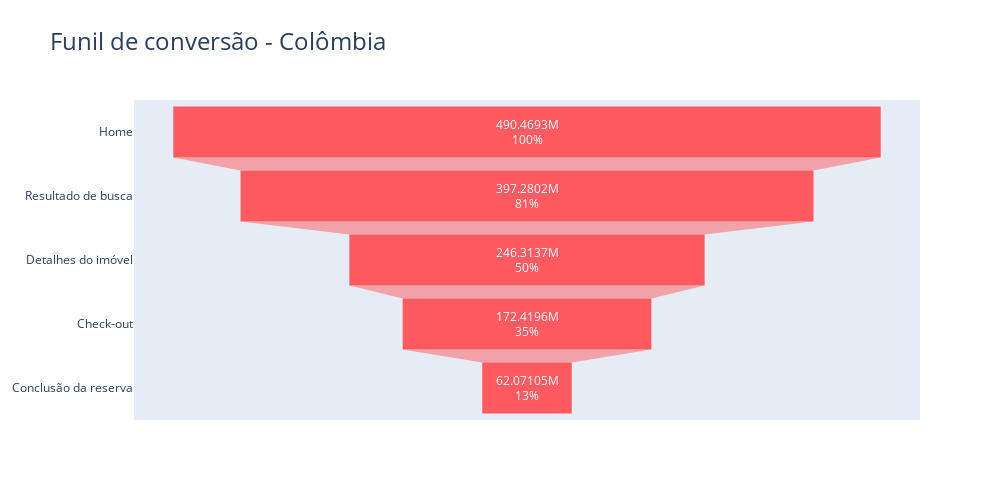

Here is the notebook cell this chart was saved with:
### Markdown cell above
### Colômbia

### Code cell
cols = list(fluxo_col_df.columns)
totais = fluxo_col_df[cols].sum()

# Criar o gráfico de funil
fig = go.Figure(
    go.Funnel(
        y = totais.index,
        x = totais.values,
        textinfo='value+percent initial',
        hovertemplate='%{y}<br>%{percentInitial} do inicial<br>%{percentPrevious} do anterior<extra></extra>',
        marker=dict(color='#ff5a5f'),
        textfont=dict(color='white')
        ))

fig.update_layout(
    autosize=False,
    width=1000,
    height=500,
    title = dict(text = 'Funil de conversão - Colômbia'),
    title_font = dict(size = 24),
    hoverlabel=dict(
        font=dict(color='white')
))

fig.show()

### Figure 1 — Plotly figure (JSON) as saved in the notebook; plotly's stock layout.template omitted (floating-point values rounded to 4 significant figures)
{"data": [{"hovertemplate": "%{y}<br>%{percentInitial} do inicial<br>%{percentPrevious} do anterior<extra></extra>", "marker": {"color": "#ff5a5f"}, "textfont": {"color": "white"}, "textinfo": "value+percent initial", "type": "funnel", "x": [490500000.0, 397300000.0, 246300000.0, 172400000.0, 62070000.0], "y": ["Home", "Resultado de busca", "Detalhes do imóvel", "Check-out", "Conclusão da reserva"]}], "layout": {"autosize": false, "height": 500, "hoverlabel": {"font": {"color": "white"}}, "title": {"font": {"size": 24}, "text": "Funil de conversão - Colômbia"}, "width": 1000}}
